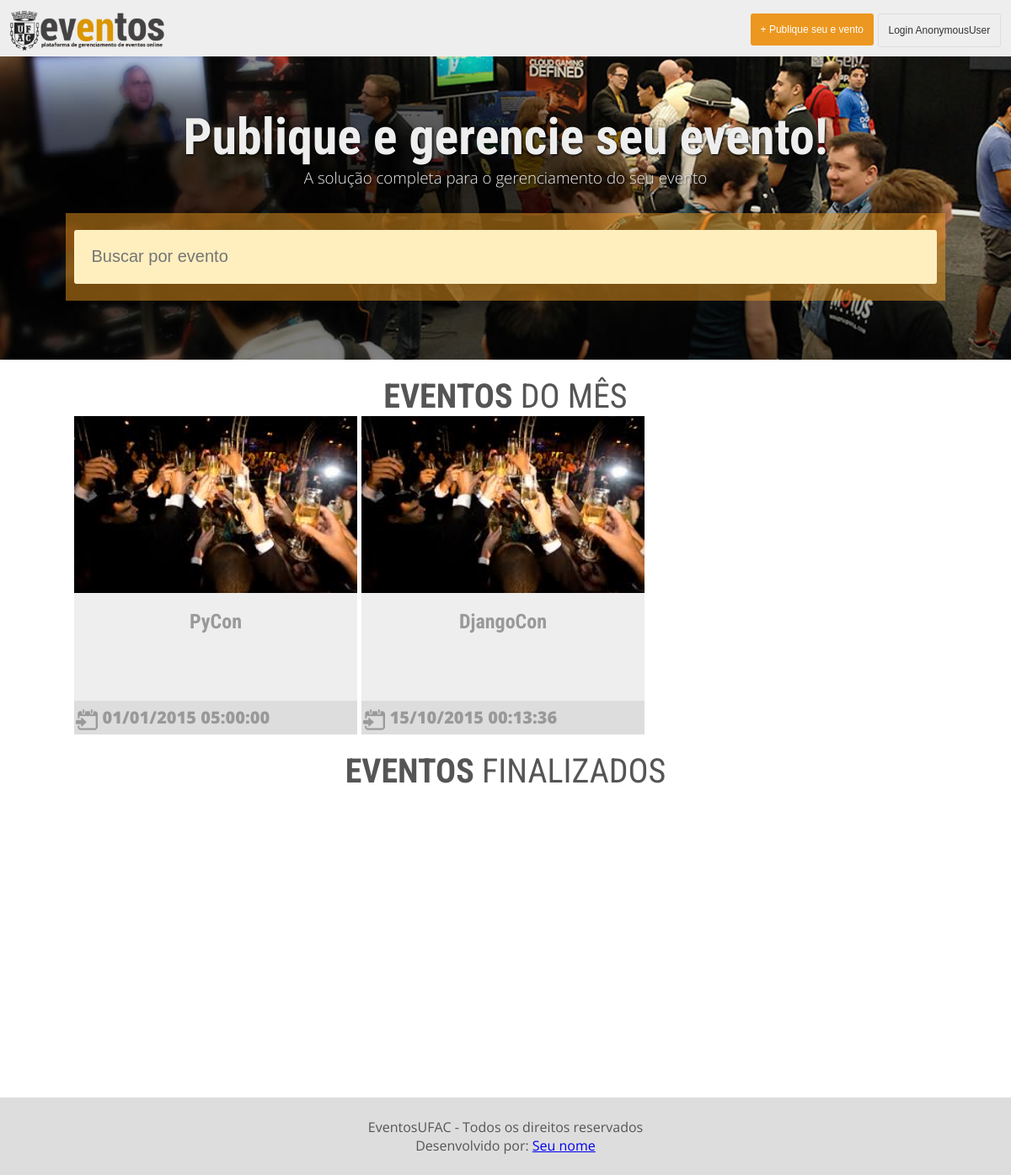
The page / on the database its author committed.
### organizacao/models.py (models this page shows, shortened)
class Evento(models.Model):
    class Meta:
        db_table = 'evento'
    SITUACAO_CHOICES = (('1','Aguardando'),('2','Confirmado'),
                        ('3','Esgotado'),
                        ('5','Ativo'),('9','Inativo'),)
    nome = models.CharField('Nome do Evento', max_length=250,)
    dt_inicio = models.DateTimeField(u'Dt.Início')
    dt_termino = models.DateTimeField(u'Dt.Término')
    informacoes = models.TextField(u'Informações')
    situacao = models.CharField(u'Situação', max_length=1,
                                choices=SITUACAO_CHOICES, default='1')
    nome_contato = models.CharField('Nome do Contato', max_length=80)
    email = models.EmailField('Email do Contato', max_length=250)
    telefone = models.CharField('Telefone', max_length=20)
    qtd_participantes = models.IntegerField('Qtd.Participantes',
                                            null=True, blank=True,
                                            editable=False)
    @property
    def data(self):
        return self.dt_inicio.strftime("%d/%m/%Y")
    @property
    def hora(self):
        return self.dt_inicio.strftime("%H:%M:%S")
    @property
    def esgotado(self):
        return self.situacao == '3'

### organizacao/views.py (the view)
# urls.py: url(r'^$', 'organizacao.views.index', name='index'),
def index(request):
    form = EventoForm()
    eventos_ativos = Evento.objects.filter(situacao__in=['2','5'])
    eventos_inativos = Evento.objects.filter(situacao='9')
    return render(request, 'index.html', locals())

### organizacao/views.py (shortened to what this page needs)
class EventoForm(ModelFormBase):
    class Meta:
        model = Evento
        exclude = ('situacao',)

### base/templates/index.html (shortened to what this page needs)
{% load staticfiles %}
<!DOCTYPE html>
<html lang="pt-br">
	<head>
<link rel="stylesheet" href="https://maxcdn.bootstrapcdn.com/bootstrap/3.3.5/css/bootstrap-theme.min.css">
		<link rel="stylesheet" type="text/css" href="{% static "estilos/bootstrap.css" %}">
		<link rel="stylesheet" type="text/css" href="{% static "estilos/principal.css" %}">
	</head>
	<body>
		<div class="topo">
			<div class="logo">
				<a href="{% url 'index' %}"><img src="{% static "imagens/logo.png" %}"></a>
			</div>
			<button class="publique login" data-toggle="modal" data-target="#login">Login {{ user }}</button>
			<button class="publique" data-toggle="modal" data-target="#cadastro">+ Publique seu e vento</button>
		</div>
		<div class="destaque">
			<h1>Publique e gerencie seu evento!</h1>
			<h3>A solução completa para o gerenciamento do seu evento</h3>
			<div class="busca">
                <form action="{% url 'pesquisa_eventos' %}">
				    <input type="text" placeholder="Buscar por evento" name="campo_busca"
                           class="campo_busca" value="{{ valor_pesquisado|default:"" }}">
                </form>
			</div>
		</div>
        {% block conteudo %}
		<div class="titulo"><strong>Eventos</strong> do mês</div>
		<div class="blocos">
            {% for evento in eventos_ativos %}
                {% include 'evento.html' %}
            {% endfor %}
		</div>
		<div class="titulo"><strong>Eventos</strong> Finalizados</div>
		<div class="blocos">
		</div>
       {% endblock conteudo %}
		<div class="rodape">
			EventosUFAC - Todos os direitos reservados<br>
			Desenvolvido por: <a href="{% url 'contato' %}">Seu nome</a>
		</div>
	</body>
</html>

### base/templates/evento.html (shortened to what this page needs)
{% load staticfiles %}
<div class="bloco">
    <div class="imagem">
        <img src="{% static "imagens/formatura.jpg" %}">
    </div>
    <h2>{{ evento.nome }}</h2>
    <div class="calendario"></div>
    <div class="tempo">{{ evento.data }} {{ evento.hora }}</div>
</div>

### base/static/estilos/principal.css (style rules this page uses)
body { margin: 0; font-size: 1.000em; font-family: 'Open Sans', sans-serif; }
.topo { background: #EEE; width: 98%; padding: 0.5% 1%; height:55px; }
.logo { float: left; }
.logo img { width: 184px; height: auto; }
.publique { background: #EC971F; color: #FFF; border: 0; padding: 1%; border-radius: 3px; font-size: 0.750em; float: right; margin-top: 10px; cursor: pointer; }
.login { background: #EEE; color: #333; border: 1px solid #DDD; margin-left: 5px; }
.destaque { width: 100%; height: 360px; background: #f00; background: url(../imagens/evento.jpg); }
.destaque h1 { color: #EEE; margin: 0; width: 100%; text-align: center; padding-top: 60px; font-family:'Roboto Condensed', sans-serif; font-size: 3.750em; text-shadow:1px 1px 3px #000; }
.destaque h3 { color: #EEE; margin: 0; width: 100%; text-align: center; font-weight: 300; text-shadow:1px 1px 3px #000; }
.busca { width: 1024px; background: rgba(236,151,31,0.5); margin: auto; margin-top: 30px; padding: 20px 10px; }
.campo_busca { width: 96%; padding:2%; background: #FFEFBF; border: 0; border-radius: 3px; font-size: 1.250em; transition:0.5s; }
.titulo { width: 100%; text-align: center; color: #555; font-size:2.500em; font-family: 'Roboto Condensed', sans-serif; text-transform: uppercase; padding-top: 20px; float: left; }
.blocos { width: 1024px; height: 378px; margin: auto; }
.bloco { width: 336px; background: #EEE; height: 378px; float: left; margin-right: 5px; position: relative; }
.imagem { width: 100%; height: 210px; background: #f00; overflow: hidden; }
.imagem img { width: 100%; height: auto; }
.bloco h2 { color: #999; font-family: 'Roboto Condensed', sans-serif; text-align: center; }
.tempo { width: 88%; padding:2%; padding-left: 10%; background: #DDD; color: #999; position: absolute; bottom: 0; left: 0; font-size: 1.250em; font-weight: 800; }
.calendario { width: 26px; height: 25px; background: url(../imagens/data.png) no-repeat; position: absolute; left: 2px; bottom: 5px; z-index: 888; }
.rodape { width: 100%; background: #DDD; text-align: center; margin-top: 10%; color: #555; padding: 2% 0; float:left; }

### rows shown on the page
Evento: nome "PyCon", data "01/01/2015", hora "05:00:00"
Evento: nome "DjangoCon", data "15/10/2015", hora "00:13:36"

### other values the page prints
{{ user }} "AnonymousUser"
